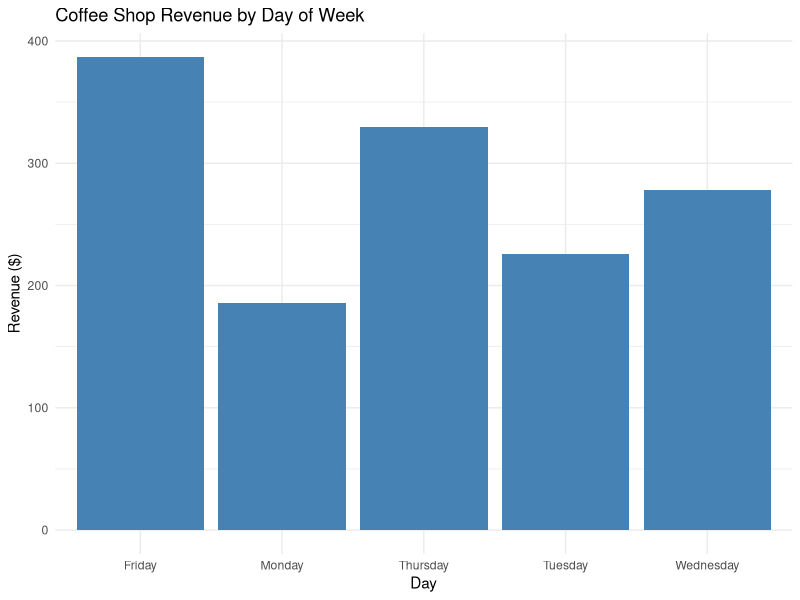
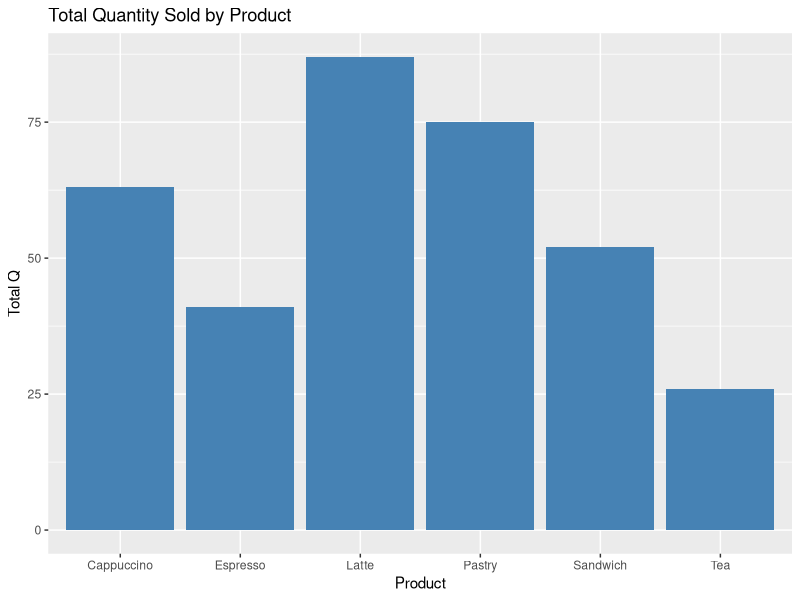

Write the R code that produced these figures, in order.
# ═══════════════════════════════════════════════════════════
# PROJECT 1: COFFEE SHOP SALES ANALYSIS
# Mini-Project completed: [Your Date]
# 
# Purpose: Analyze one week of coffee shop sales to find insights
# Tools: R, SQL (sqldf), ggplot2
# ═══════════════════════════════════════════════════════════

# Load libraries
library(tidyverse)
library(sqldf)

# ═══════════════════════════════════════════════════════════
# CREATE THE DATA
# ═══════════════════════════════════════════════════════════

sales <- data.frame(
  sale_id = 1:30,
  date = rep(c("2026-01-20", "2026-01-21", "2026-01-22", "2026-01-23", "2026-01-24"), each = 6),
  day_of_week = rep(c("Monday", "Tuesday", "Wednesday", "Thursday", "Friday"), each = 6),
  product = rep(c("Latte", "Cappuccino", "Espresso", "Tea", "Pastry", "Sandwich"), 5),
  price = rep(c(4.50, 4.00, 3.00, 2.50, 3.50, 6.00), 5),
  quantity_sold = c(12, 8, 5, 3, 10, 7,
                    15, 10, 6, 4, 12, 8,
                    18, 12, 8, 5, 15, 10,
                    20, 15, 10, 6, 18, 12,
                    22, 18, 12, 8, 20, 15),
  customer_rating = c(4.5, 4.2, 4.8, 4.0, 4.3, 4.6,
                      4.6, 4.3, 4.7, 4.1, 4.4, 4.5,
                      4.7, 4.5, 4.9, 4.2, 4.5, 4.7,
                      4.8, 4.6, 5.0, 4.3, 4.6, 4.8,
                      4.9, 4.7, 4.8, 4.4, 4.7, 4.9)
)

# View first few rows
head(sales)

# ═══════════════════════════════════════════════════════════
# PART 1: SQL QUERIES (Answering Business Questions)
# ═══════════════════════════════════════════════════════════

# QUERY 1: Total weekly revenue
total_revenue <- sqldf("
  SELECT SUM(price * quantity_sold) AS total_revenue
  FROM sales
")
print("Query 1: Total Weekly Revenue")
print(total_revenue)

# QUERY 2: Best-selling product (by quantity)
best_seller <- sqldf("
  SELECT product, SUM(quantity_sold) AS total_quantity
  FROM sales
  GROUP BY product
  ORDER BY total_quantity DESC
")
print("Query 2: Best-Selling Product")
print(best_seller)

# QUERY 3: Daily revenue by day of week
daily_revenue <- sqldf("
  SELECT day_of_week, SUM(price * quantity_sold) AS day_revenue
  FROM sales
  GROUP BY day_of_week
")
print("Query 3: Daily Revenue")
print(daily_revenue)

# QUERY 4: Products with average rating above 4.5
high_rated <- sqldf("
  SELECT product, AVG(customer_rating) AS avg_rating
  FROM sales
  GROUP BY product
  HAVING AVG(customer_rating) > 4.5
")
print("Query 4: High-Rated Products (avg > 4.5)")
print(high_rated)

# QUERY 5: Friday sales only
friday_sales <- sqldf("
  SELECT day_of_week, SUM(price * quantity_sold) AS friday_revenue
  FROM sales
  WHERE day_of_week = 'Friday'
")
print("Query 5: Friday Sales")
print(friday_sales)

# ═══════════════════════════════════════════════════════════
# PART 2: VISUALIZATIONS
# ═══════════════════════════════════════════════════════════

# VISUALIZATION 1: Revenue by Day of Week
viz1_data <- sqldf("
  SELECT day_of_week, SUM(price * quantity_sold) AS revenue
  FROM sales
  GROUP BY day_of_week
")

viz1 <- ggplot(viz1_data, aes(x = day_of_week, y = revenue)) +
  geom_col(fill = "steelblue") +
  labs(
    title = "Coffee Shop Revenue by Day of Week",
    x = "Day",
    y = "Revenue ($)"
  ) +
  theme_minimal()

print(viz1)

# VISUALIZATION 2: Total Quantity Sold by Product
viz2_data <- sqldf("
  SELECT product, SUM(quantity_sold) AS total_quantity
  FROM sales
  GROUP BY product
  ORDER BY total_quantity DESC
")

viz2 <- ggplot(viz2_data, aes(x = product, y = total_quantity)) +
  geom_col(fill = "steelblue") +
  labs(
    title = "Total Quantity Sold by Product",
    x = "Product",
    y = "Total Q")
print(viz2)
